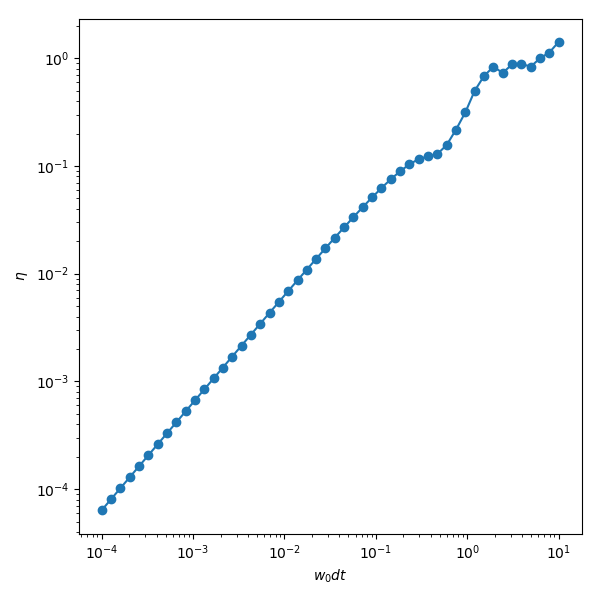

The script that drew this image:
# -*- coding: utf-8 -*-
###############################################################################
#
#                 Error of Boris algorithm vs the timestep
#
###############################################################################

import numpy as np
import matplotlib.pyplot as plt
import constants as cst
from particle import Particle
plt.rcParams['legend.fontsize'] = 18
plt.rcParams['figure.figsize'] = (6,6)

def compute(dt, E0, B0):
    Np = 5             # Number of cyclotronic periods

    Tf = Np * 2 * np.pi / w0
    Nt = int(Tf // dt)  # Number of timesteps
    t = np.arange(0, Nt)*dt
    x, y, z = np.zeros((Nt)), np.zeros((Nt)), np.zeros((Nt))    # positions taken by the particle along 
    vx, vy, vz = np.zeros((Nt)), np.zeros((Nt)), np.zeros((Nt))   # velocities

    part = Particle(mass, charge)
    part.initPos(0, 0, 0)
    part.initSpeed(200, 0, 0)

    for i in range(Nt):
        part.push(dt, E0, B0)
        x[i], y[i], z[i] = part.r
        vx[i], vy[i], vz[i] = part.v
    
    # Diagnostics
    vx_th = 200 * np.cos(w0*t)
    vx_error = np.abs(vx - vx_th) / np.max(vx_th)
    return(np.average(vx_error), np.std(vx_error))
    
# Parameters and fields
charge = cst.elemCharge
mass = cst.Mp
E0 = np.array((0, 0, 0))
B0 = np.array((0, 1, 0))
w0 = np.abs(charge) * np.sqrt(np.sum(B0*B0, axis=0)) / mass

Nsteps = 50
steps = np.logspace(-4, 1, num=Nsteps)/w0
errorsAvg, errorsStd = np.zeros(Nsteps), np.zeros(Nsteps)
dt = 0.001 / w0       # timestep

for i in range(Nsteps):
    print(i, steps[i])
    errorsAvg[i], errorsStd[i] = compute(steps[i], E0, B0)
    
np.savetxt('errorsAvg.txt', errorsAvg, delimiter=' ')
np.savetxt('errorsStd.txt', errorsStd, delimiter=' ')
    
plt.loglog(steps * w0, errorsAvg, '-o')
plt.xlabel(r'$w_0 dt$')
plt.ylabel(r'$\eta$')
plt.tight_layout()
plt.show()

    
